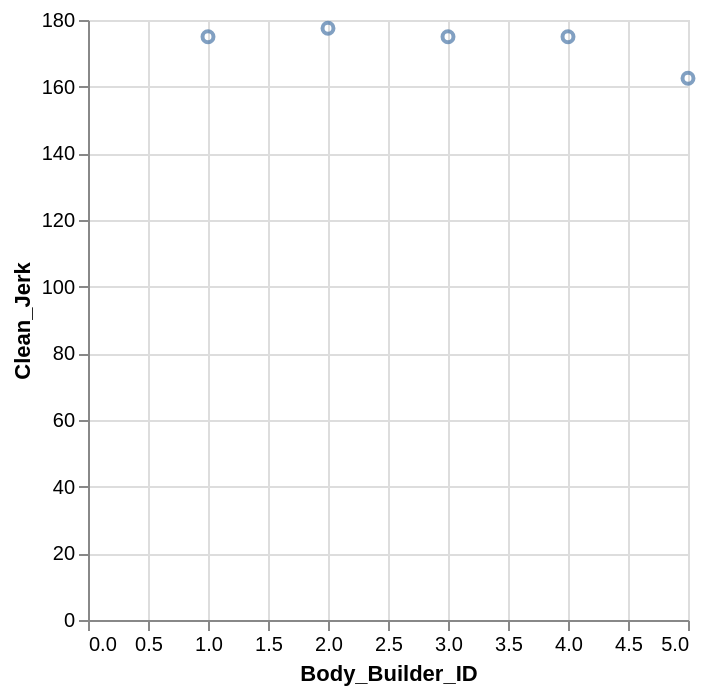

Write the Vega-Lite specification saved for this chart.
### Vega-Lite specification from a JSON file in a GitHub repository (floating-point values rounded to 4 significant figures)
{"data": {"values": [{"x_data": 1, "y_data": 175}, {"x_data": 2, "y_data": 177.5}, {"x_data": 3, "y_data": 175}, {"x_data": 4, "y_data": 175}, {"x_data": 5, "y_data": 162.5}]}, "mark": "point", "encoding": {"x": {"field": "x_data", "type": "quantitative", "title": "Body_Builder_ID"}, "y": {"field": "y_data", "type": "quantitative", "title": "Clean_Jerk"}}}
